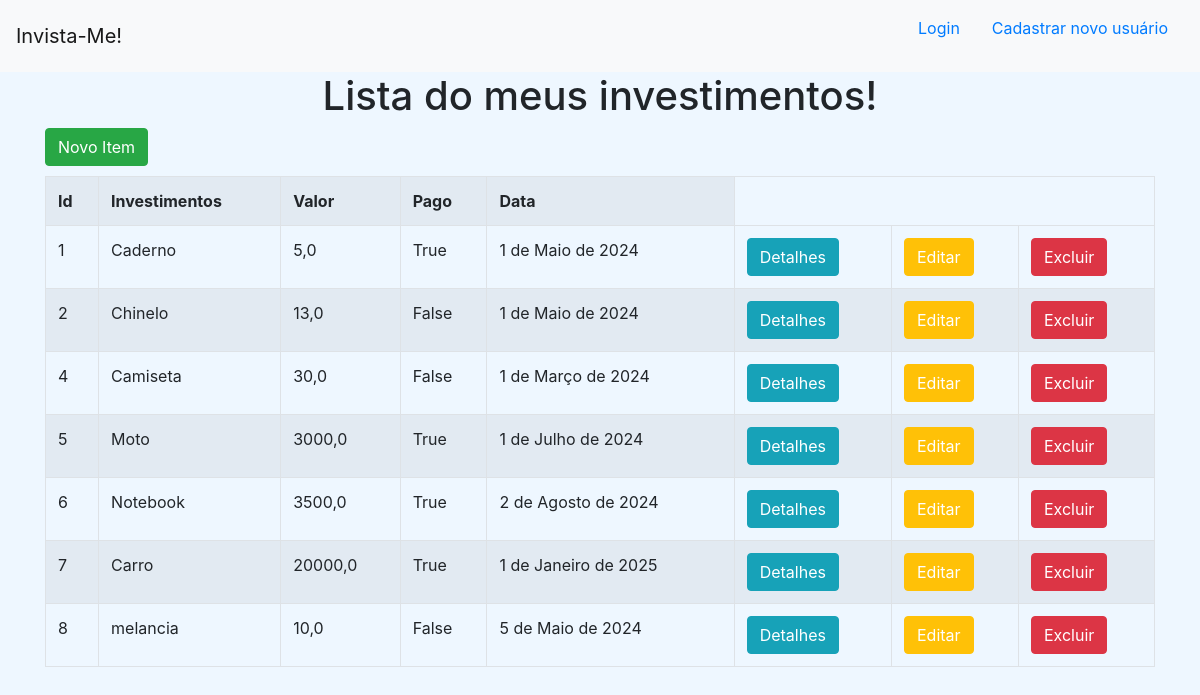
The app's page /lista_investimentos/ with its own data.
### invista_me/models.py (models this page shows)
class Investimentos(models.Model):
    Investimento = models.TextField(max_length=255)
    valor = models.FloatField()
    pago = models.BooleanField(default=False)
    data = models.DateField(default=datetime.now)

### invista_me/views.py (the view)
# urls.py: path('lista_investimentos/', invista_me_views.lista_investimentos, name='lista_investimentos'),
def lista_investimentos(request):
    dados = {
        'dados': Investimentos.objects.all()
    }
    return render(request, 'investimentos/lista_investimentos.html', context=dados)

### invista_me/templates/investimentos/lista_investimentos.html (shortened to what this page needs)
<!DOCTYPE html>
<html lang="pt-br">
<head>
</head>
<body>
    {% extends 'investimentos/base.html' %}
    {% block conteudo %}
    <h1 style="text-align: center;">Lista do meus investimentos!</h1>
    <div class="container">
        <button class="btn btn-success" style="margin-bottom: 10px;"><a style="color: white;" href="{% url 'novo_investimento' %}">Novo Item</a></button>
        <table class="table table-striped table-bordered">
            <tr>
                <th>Id</th>
                <th>Investimentos</th>
                <th>Valor</th>
                <th>Pago</th>
                <th>Data</th>
            </tr>
            {% for dado in dados %}
            <tr>
                <td>{{ dado.id }}</td>
                <td>{{ dado.Investimento }}</td>
                <td>{{ dado.valor }}</td>
                <td>{{ dado.pago }}</td>
                <td>{{ dado.data }}</td>
                <td><button class="btn btn-info"><a style="color: white;" href="{% url 'detalhes' dado.id %}">Detalhes</a></button></td>
                <td><button class="btn btn-warning"><a style="color: white;" href="{% url 'editar' dado.id %}">Editar</a></button></td>
                <td><button class="btn btn-danger"><a style="color: white;" href="{% url 'excluir' dado.id %}">Excluir</a></button></td>
            </tr>
            {% endfor %}
        </table>
    </div>
    {% endblock %}

### records on screen
Investimentos: id "1", Investimento "Caderno", valor "5,0", pago "True", data "1 de Maio de 2024"
Investimentos: id "2", Investimento "Chinelo", valor "13,0", pago "False", data "1 de Maio de 2024"
Investimentos: id "4", Investimento "Camiseta", valor "30,0", pago "False", data "1 de Março de 2024"
Investimentos: id "5", Investimento "Moto", valor "3000,0", pago "True", data "1 de Julho de 2024"
Investimentos: id "6", Investimento "Notebook", valor "3500,0", pago "True", data "2 de Agosto de 2024"
Investimentos: id "7", Investimento "Carro", valor "20000,0", pago "True", data "1 de Janeiro de 2025"
Investimentos: id "8", Investimento "melancia", valor "10,0", pago "False", data "5 de Maio de 2024"
